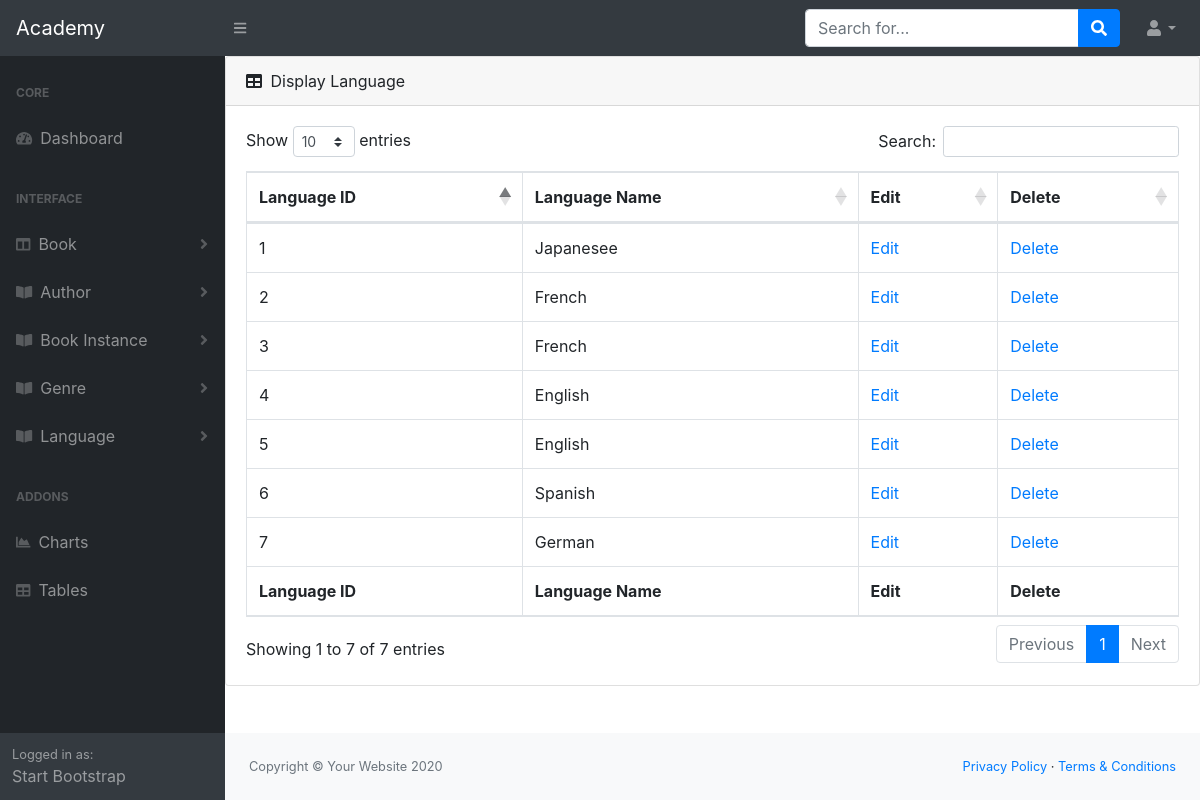
/language/list/, run on the app's committed database.
### libraryapp/models.py (models this page shows, shortened)
class Language(models.Model):
    name = models.CharField(max_length=200,
                            help_text="Enter the book's natural language (e.g. English, French, Japanese etc.)")

### libraryapp/views.py (the view)
# urls.py: path('language/list/', views.LanguageList.as_view(), name='language_list'),
class LanguageList(ListView):
    model = Language
    template_name = 'academy/language.html'
    context_object_name = 'languages'

### templates/academy/language.html
{% extends 'academy/base.html' %}
{% block body %}
 <div class="card mb-4">
                            <div class="card-header">
                                <i class="fas fa-table mr-1"></i>
                                Display Language
                            </div>
                            <div class="card-body">
                                <div class="table-responsive">
                                    <table class="table table-bordered" id="dataTable" width="100%" cellspacing="0">
                                        <thead>
                                            <tr>
                                                <th>Language ID</th>
                                                <th>Language Name</th>
                                                 <th>Edit</th>
                                                    <th>Delete</th>
                                            </tr>
                                        </thead>
                                        <tfoot>
                                            <tr>
                                                 <th>Language ID</th>
                                                <th>Language Name</th>
                                                 <th>Edit</th>
                                                    <th>Delete</th>
                                            </tr>
                                        </tfoot>
                                        <tbody>
                                        {% for language in languages %}
                                            <tr>
                                                <td>{{ language.id }}</td>
                                                <td>{{ language.name }}</td>
                                                <td><a href="{% url 'academy:language_update' language.id %}">Edit</a></td>
                                                <td><a href="{% url 'academy:language_delete' language.id %}" onclick="return confirm('Are you sure to delete this record?');">Delete</a></td>
                                            </tr>
                                           {% endfor %}
                                        </tbody>
                                    </table>
                                </div>
                            </div>
                        </div>
{% endblock %}

### data on the page
Language: id "1", name "Japanesee"
Language: id "2", name "French"
Language: id "3", name "French"
Language: id "4", name "English"
Language: id "5", name "English"
Language: id "6", name "Spanish"
Language: id "7", name "German"
